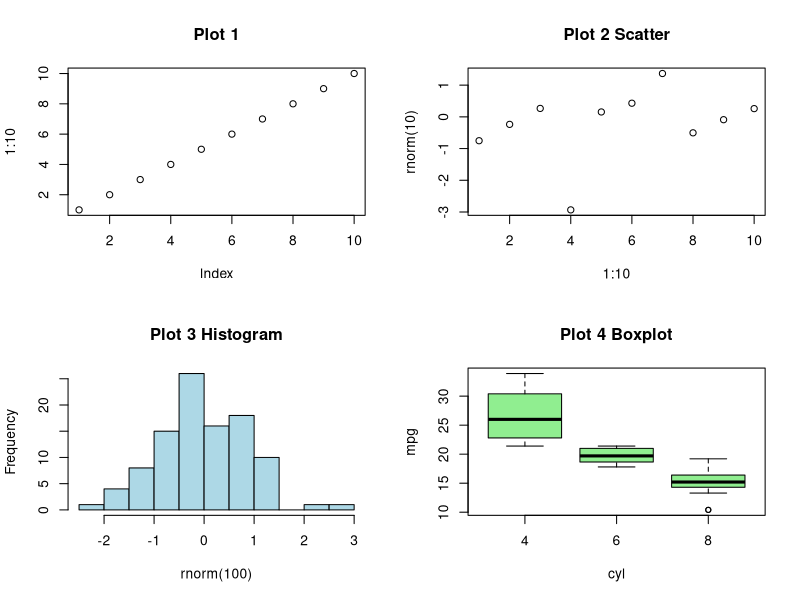
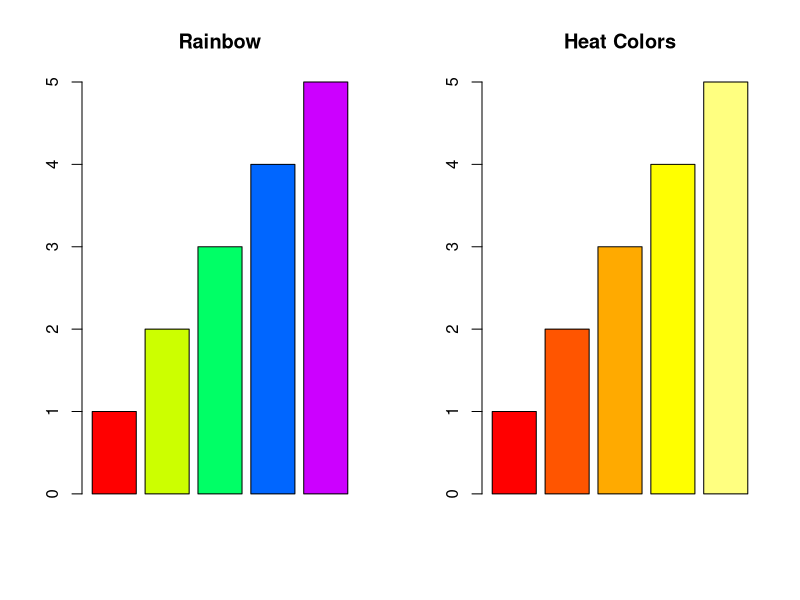
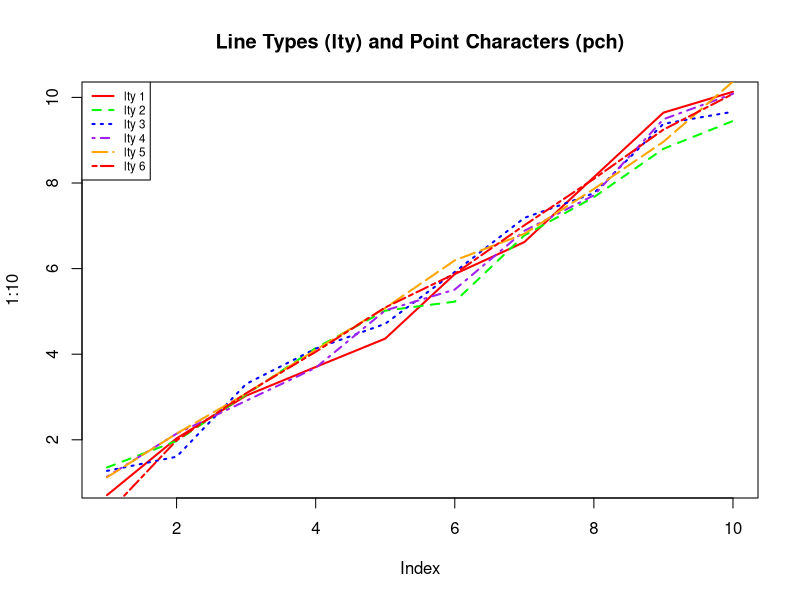
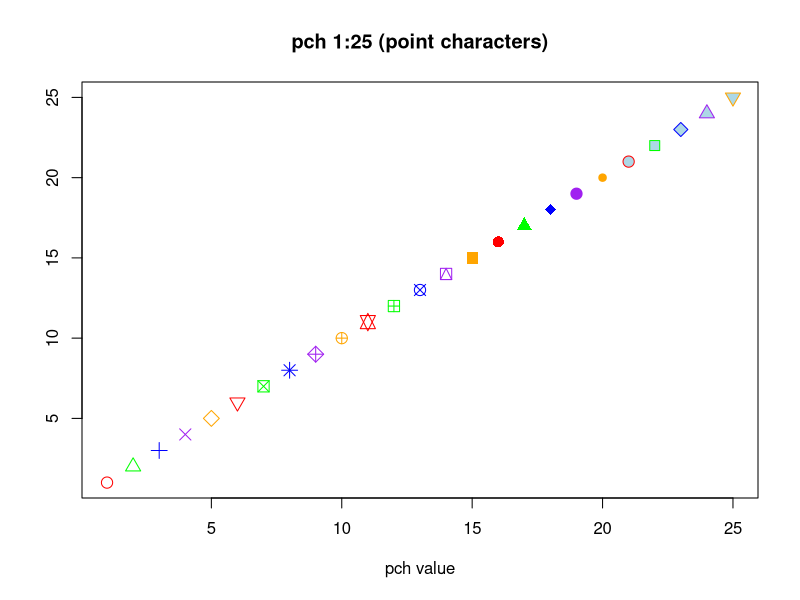
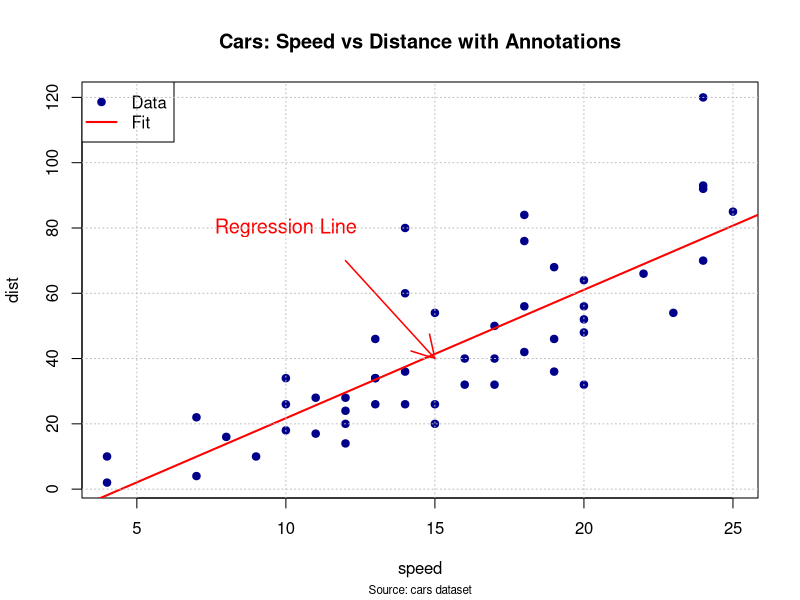
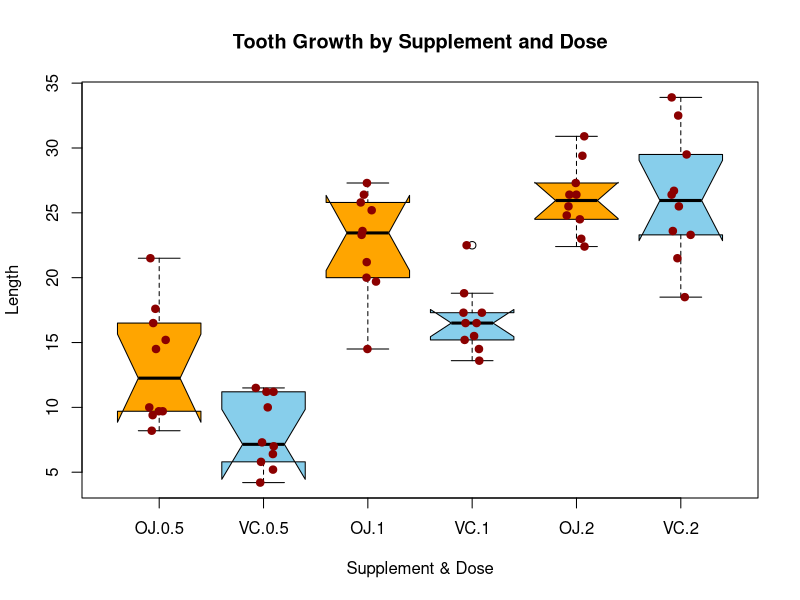
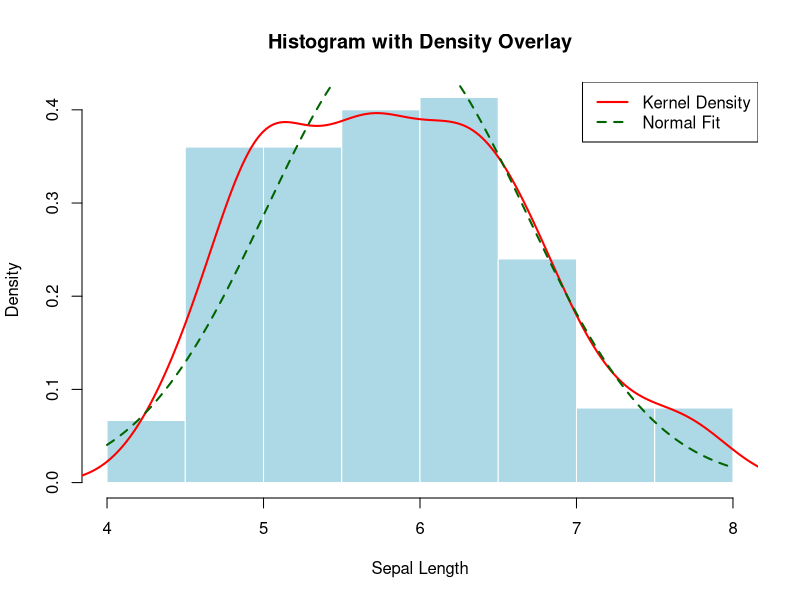
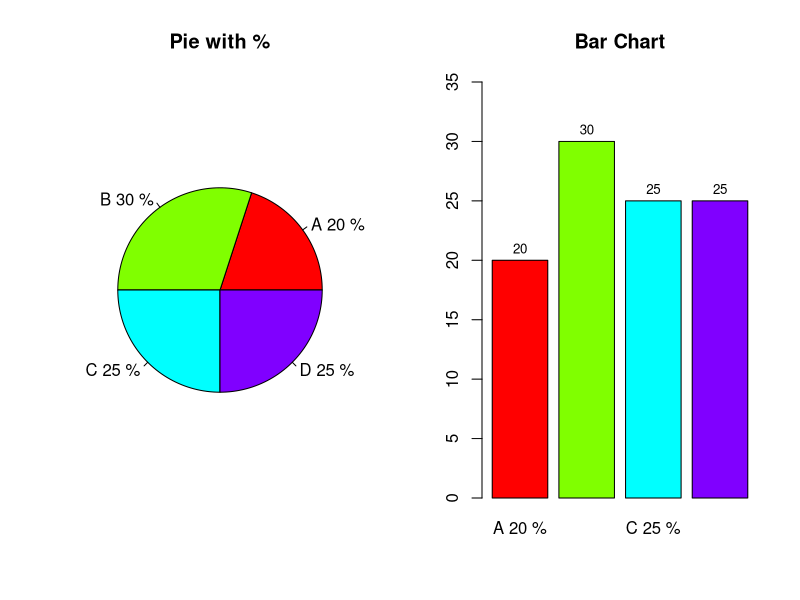

Write the R code that produced these figures, in order.
# Advanced Plotting in Base R
# ============================================================

cat("--- 1. Multiple plot layouts ---\n")
png("advanced_layout.png", width = 800, height = 600)
par(mfrow = c(2, 2)) # 2x2 grid
plot(1:10, main = "Plot 1")
plot(1:10, rnorm(10), main = "Plot 2 Scatter")
hist(rnorm(100), main = "Plot 3 Histogram", col = "lightblue")
boxplot(mpg ~ cyl, data = mtcars, main = "Plot 4 Boxplot", col = "lightgreen")
par(mfrow = c(1, 1))
dev.off()
cat("Saved advanced_layout.png\n")

cat("\n--- 2. Custom colors and palettes ---\n")
png("advanced_colors.png", width = 800, height = 400)
par(mfrow = c(1, 2))
# Palette examples
barplot(1:5, col = rainbow(5), main = "Rainbow")
barplot(1:5, col = heat.colors(5), main = "Heat Colors")
dev.off()
# Color brewer-like manual
palette(c("red", "green", "blue", "purple", "orange"))
cat("Palette set\n")

cat("\n--- 3. Line types and point characters ---\n")
png("advanced_lines_points.png", width = 700, height = 500)
plot(1:10, type = "n", main = "Line Types (lty) and Point Characters (pch)")
for (i in 1:6) {
  lines(1:10 + rnorm(10, 0, 0.3), lty = i, lwd = 2, col = i)
}
legend("topleft", legend = paste("lty", 1:6), lty = 1:6, lwd = 2, col = 1:6, cex = 0.7)

# pch demo
plot(1:25, pch = 1:25, col = 1:25, cex = 1.5, bg = "lightblue",
     main = "pch 1:25 (point characters)", xlab = "pch value", ylab = "")
dev.off()
cat("Saved advanced_lines_points.png\n")

cat("\n--- 4. Annotations and legends ---\n")
png("advanced_annotations.png", width = 700, height = 500)
plot(cars, main = "Cars: Speed vs Distance with Annotations", pch = 19, col = "darkblue")
abline(lm(dist ~ speed, data = cars), col = "red", lwd = 2)
text(10, 80, "Regression Line", col = "red", cex = 1.2)
arrows(12, 70, 15, 40, col = "red", lwd = 1.5)
mtext("Source: cars dataset", side = 1, line = 4, cex = 0.7)
legend("topleft", legend = c("Data", "Fit"), pch = c(19, NA), lty = c(NA, 1),
       col = c("darkblue", "red"), lwd = c(NA, 2))
# Add grid
grid(col = "gray", lty = "dotted")
dev.off()
cat("Saved advanced_annotations.png\n")

cat("\n--- 5. Boxplot customization ---\n")
png("advanced_boxplot2.png", width = 700, height = 500)
boxplot(len ~ supp * dose, data = ToothGrowth,
        col = c("orange", "skyblue"),
        main = "Tooth Growth by Supplement and Dose",
        xlab = "Supplement & Dose", ylab = "Length",
        notch = TRUE, outline = TRUE)
# Add points
stripchart(len ~ supp * dose, data = ToothGrowth, vertical = TRUE,
           method = "jitter", pch = 19, col = "darkred", add = TRUE)
dev.off()
cat("Saved advanced_boxplot2.png\n")

cat("\n--- 6. Histogram with density overlay ---\n")
png("advanced_hist_density.png", width = 700, height = 500)
hist(iris$Sepal.Length, freq = FALSE, col = "lightblue", border = "white",
     main = "Histogram with Density Overlay", xlab = "Sepal Length")
lines(density(iris$Sepal.Length), col = "red", lwd = 2)
curve(dnorm(x, mean = mean(iris$Sepal.Length), sd = sd(iris$Sepal.Length)),
      add = TRUE, col = "darkgreen", lwd = 2, lty = 2)
legend("topright", legend = c("Kernel Density", "Normal Fit"),
       col = c("red", "darkgreen"), lty = c(1, 2), lwd = 2)
dev.off()
cat("Saved advanced_hist_density.png\n")

cat("\n--- 7. Pie and bar with customization ---\n")
png("advanced_pie_bar.png", width = 800, height = 400)
par(mfrow = c(1, 2))
# Enhanced pie
slices <- c(20, 30, 25, 25)
lbls <- c("A", "B", "C", "D")
pct <- round(slices / sum(slices) * 100)
lbls <- paste(lbls, pct, "%", sep = " ")
pie(slices, labels = lbls, col = rainbow(4), main = "Pie with %")
# Enhanced bar
barplot(slices, names.arg = lbls, col = rainbow(4), main = "Bar Chart",
        ylim = c(0, 35))
text(x = 1:4 * 1.2 - 0.5, y = slices + 1, labels = slices, cex = 0.8)
par(mfrow = c(1, 1))
dev.off()
cat("Saved advanced_pie_bar.png\n")

cat("\n--- 8. 3D-like perspective (using base) ---\n")
png("advanced_persp.png", width = 600, height = 500)
# Volcano dataset (built-in)
persp(volcano, theta = 30, phi = 30, expand = 0.5, col = "lightblue",
      main = "Volcano Topography (persp)")
dev.off()
cat("Saved advanced_persp.png\n")

cat("\n--- 9. Interactive-like: saving multiple formats ---\n")
# PDF also works
pdf("advanced_plots.pdf", width = 8, height = 6)
plot(iris$Sepal.Length, iris$Petal.Length, col = iris$Species, pch = 19,
     main = "Iris PDF Export")
dev.off()
cat("Saved advanced_plots.pdf\n")

# List generated files
print(list.files(pattern = "advanced_.*\\.png$"))
print(list.files(pattern = "\\.pdf$"))

cat("\n--- Done: Advanced Plots ---\n")
